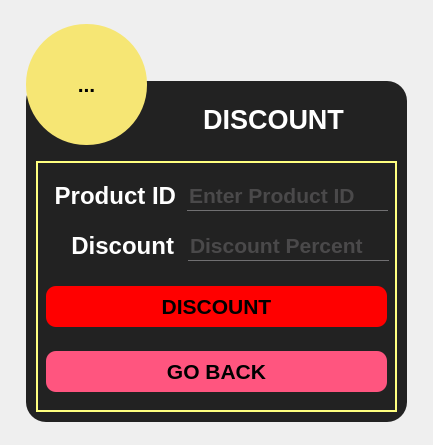
<?xml version="1.0" encoding="UTF-8"?>
<ui version="4.0">
 <class>ChinhSua_GiamGia</class>
 <widget class="QMainWindow" name="ChinhSua_GiamGia">
  <property name="geometry">
   <rect>
    <x>0</x>
    <y>0</y>
    <width>433</width>
    <height>445</height>
   </rect>
  </property>
  <property name="minimumSize">
   <size>
    <width>433</width>
    <height>445</height>
   </size>
  </property>
  <property name="maximumSize">
   <size>
    <width>433</width>
    <height>445</height>
   </size>
  </property>
  <property name="windowTitle">
   <string>MainWindow</string>
  </property>
  <property name="styleSheet">
   <string notr="true">#Form
{
	background-image: url(:/background/BACKGROUND/bg1.jpg);
}</string>
  </property>
  <widget class="QWidget" name="Form">
   <widget class="QToolButton" name="toolButton">
    <property name="geometry">
     <rect>
      <x>26</x>
      <y>24</y>
      <width>121</width>
      <height>121</height>
     </rect>
    </property>
    <property name="font">
     <font>
      <pointsize>16</pointsize>
      <bold>true</bold>
     </font>
    </property>
    <property name="styleSheet">
     <string notr="true">QToolButton
{
	background-color: qconicalgradient(cx:0.489, cy:0.5, angle:0, stop:0.460227 rgba(246, 230, 116, 255));
	border-radius: 60px;
}
</string>
    </property>
    <property name="text">
     <string>...</string>
    </property>
    <property name="icon">
     <iconset resource="ing.qrc">
      <normaloff>:/icon/ICON/shopping-online.png</normaloff>:/icon/ICON/shopping-online.png</iconset>
    </property>
    <property name="iconSize">
     <size>
      <width>128</width>
      <height>128</height>
     </size>
    </property>
   </widget>
   <widget class="QFrame" name="frame">
    <property name="geometry">
     <rect>
      <x>26</x>
      <y>81</y>
      <width>381</width>
      <height>341</height>
     </rect>
    </property>
    <property name="styleSheet">
     <string notr="true">QFrame
{
	background-color: #222;
	border-radius: 20px
}

QPushButton
{
	background: red;
	border-radius: 10px;
}

QLineEdit
{
	background: transparent;
	border:none;
	color:#717072;
	border-bottom: 1px solid #717072;
}

QLabel
{
	color: white;
	font: 900 18pt &quot;Segoe UI&quot;;
}

QGroupBox
{
	border: 2px solid rgb(255, 255, 127);
}</string>
    </property>
    <property name="frameShape">
     <enum>QFrame::StyledPanel</enum>
    </property>
    <property name="frameShadow">
     <enum>QFrame::Raised</enum>
    </property>
    <widget class="QGroupBox" name="groupBox">
     <property name="geometry">
      <rect>
       <x>10</x>
       <y>80</y>
       <width>361</width>
       <height>251</height>
      </rect>
     </property>
     <property name="title">
      <string/>
     </property>
     <property name="flat">
      <bool>false</bool>
     </property>
     <widget class="QLabel" name="ID_LABEL">
      <property name="geometry">
       <rect>
        <x>9</x>
        <y>20</y>
        <width>131</width>
        <height>30</height>
       </rect>
      </property>
      <property name="font">
       <font>
        <family>Segoe UI</family>
        <pointsize>18</pointsize>
        <italic>false</italic>
        <bold>true</bold>
       </font>
      </property>
      <property name="text">
       <string>Product ID</string>
      </property>
      <property name="alignment">
       <set>Qt::AlignRight|Qt::AlignTrailing|Qt::AlignVCenter</set>
      </property>
     </widget>
     <widget class="QLineEdit" name="PRODUCT_ID_LINE">
      <property name="geometry">
       <rect>
        <x>151</x>
        <y>19</y>
        <width>201</width>
        <height>31</height>
       </rect>
      </property>
      <property name="font">
       <font>
        <pointsize>16</pointsize>
        <bold>true</bold>
       </font>
      </property>
      <property name="text">
       <string/>
      </property>
      <property name="alignment">
       <set>Qt::AlignLeading|Qt::AlignLeft|Qt::AlignVCenter</set>
      </property>
      <property name="placeholderText">
       <string>Enter Product ID</string>
      </property>
     </widget>
     <widget class="QPushButton" name="DISCOUNT_BUTTON">
      <property name="geometry">
       <rect>
        <x>10</x>
        <y>125</y>
        <width>341</width>
        <height>41</height>
       </rect>
      </property>
      <property name="font">
       <font>
        <pointsize>16</pointsize>
        <bold>true</bold>
       </font>
      </property>
      <property name="text">
       <string>DISCOUNT</string>
      </property>
      <property name="flat">
       <bool>false</bool>
      </property>
     </widget>
     <widget class="QPushButton" name="EXIT_BUTTON">
      <property name="geometry">
       <rect>
        <x>10</x>
        <y>190</y>
        <width>341</width>
        <height>41</height>
       </rect>
      </property>
      <property name="font">
       <font>
        <pointsize>16</pointsize>
        <bold>true</bold>
       </font>
      </property>
      <property name="styleSheet">
       <string notr="true">background-color: rgb(255, 85, 127);</string>
      </property>
      <property name="text">
       <string>GO BACK</string>
      </property>
      <property name="flat">
       <bool>false</bool>
      </property>
     </widget>
     <widget class="QLineEdit" name="DISCOUNT_LINE">
      <property name="geometry">
       <rect>
        <x>152</x>
        <y>69</y>
        <width>201</width>
        <height>31</height>
       </rect>
      </property>
      <property name="font">
       <font>
        <pointsize>16</pointsize>
        <bold>true</bold>
       </font>
      </property>
      <property name="text">
       <string/>
      </property>
      <property name="alignment">
       <set>Qt::AlignLeading|Qt::AlignLeft|Qt::AlignVCenter</set>
      </property>
      <property name="placeholderText">
       <string>Discount Percent</string>
      </property>
     </widget>
     <widget class="QLabel" name="ID_LABEL_2">
      <property name="geometry">
       <rect>
        <x>17</x>
        <y>70</y>
        <width>121</width>
        <height>30</height>
       </rect>
      </property>
      <property name="font">
       <font>
        <family>Segoe UI</family>
        <pointsize>18</pointsize>
        <italic>false</italic>
        <bold>true</bold>
       </font>
      </property>
      <property name="text">
       <string>Discount</string>
      </property>
      <property name="alignment">
       <set>Qt::AlignRight|Qt::AlignTrailing|Qt::AlignVCenter</set>
      </property>
     </widget>
    </widget>
    <widget class="QLabel" name="label">
     <property name="geometry">
      <rect>
       <x>127</x>
       <y>18</y>
       <width>241</width>
       <height>41</height>
      </rect>
     </property>
     <property name="font">
      <font>
       <family>Segoe UI</family>
       <pointsize>20</pointsize>
       <italic>false</italic>
       <bold>true</bold>
      </font>
     </property>
     <property name="autoFillBackground">
      <bool>false</bool>
     </property>
     <property name="styleSheet">
      <string notr="true">font: 900 20pt &quot;Segoe UI&quot;;</string>
     </property>
     <property name="text">
      <string>DISCOUNT</string>
     </property>
     <property name="textFormat">
      <enum>Qt::PlainText</enum>
     </property>
     <property name="alignment">
      <set>Qt::AlignCenter</set>
     </property>
     <property name="indent">
      <number>-1</number>
     </property>
    </widget>
   </widget>
   <zorder>frame</zorder>
   <zorder>toolButton</zorder>
  </widget>
 </widget>
 <resources>
  <include location="ing.qrc"/>
 </resources>
 <connections/>
</ui>
